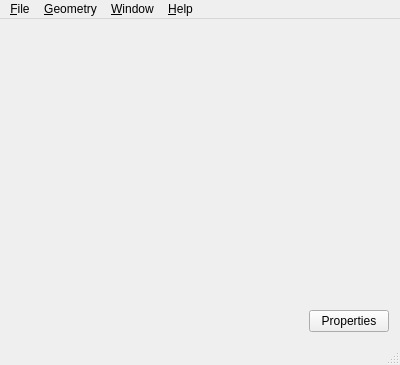
<?xml version="1.0" encoding="UTF-8"?>
<ui version="4.0">
 <class>MainWindow</class>
 <widget class="QMainWindow" name="MainWindow">
  <property name="geometry">
   <rect>
    <x>0</x>
    <y>0</y>
    <width>400</width>
    <height>365</height>
   </rect>
  </property>
  <property name="windowTitle">
   <string>Simple Qt4/VTK-7 Viewer</string>
  </property>
  <widget class="QWidget" name="m_centralWidget">
   <layout class="QVBoxLayout" name="verticalLayout">
    <item>
     <widget class="QWidget" name="m_plotsWidget" native="true">
      <property name="sizePolicy">
       <sizepolicy hsizetype="Preferred" vsizetype="Expanding">
        <horstretch>0</horstretch>
        <verstretch>0</verstretch>
       </sizepolicy>
      </property>
     </widget>
    </item>
    <item>
     <layout class="QHBoxLayout" name="horizontalLayout_2">
      <item>
       <spacer name="horizontalSpacer_2">
        <property name="orientation">
         <enum>Qt::Horizontal</enum>
        </property>
        <property name="sizeHint" stdset="0">
         <size>
          <width>40</width>
          <height>20</height>
         </size>
        </property>
       </spacer>
      </item>
      <item>
       <widget class="QPushButton" name="m_propertiesBtn">
        <property name="text">
         <string>Properties</string>
        </property>
       </widget>
      </item>
     </layout>
    </item>
   </layout>
  </widget>
  <widget class="QMenuBar" name="menuBar">
   <property name="geometry">
    <rect>
     <x>0</x>
     <y>0</y>
     <width>400</width>
     <height>19</height>
    </rect>
   </property>
   <widget class="QMenu" name="menuHelp">
    <property name="title">
     <string>&amp;File</string>
    </property>
    <addaction name="actionNew_Plot"/>
    <addaction name="action_Exit"/>
   </widget>
   <widget class="QMenu" name="menu_Help">
    <property name="title">
     <string>&amp;Help</string>
    </property>
    <addaction name="action_About"/>
   </widget>
   <widget class="QMenu" name="menuAdd">
    <property name="title">
     <string>&amp;Geometry</string>
    </property>
    <widget class="QMenu" name="menuBasic_Geometry">
     <property name="title">
      <string>Add &amp;Basic</string>
     </property>
     <addaction name="actionCube"/>
     <addaction name="actionSphere"/>
    </widget>
    <addaction name="menuBasic_Geometry"/>
    <addaction name="actionFrom_File"/>
   </widget>
   <widget class="QMenu" name="menu_Window">
    <property name="title">
     <string>&amp;Window</string>
    </property>
    <addaction name="action_Manage"/>
   </widget>
   <addaction name="menuHelp"/>
   <addaction name="menuAdd"/>
   <addaction name="menu_Window"/>
   <addaction name="menu_Help"/>
  </widget>
  <widget class="QStatusBar" name="statusBar"/>
  <action name="action_Exit">
   <property name="text">
    <string>&amp;Exit</string>
   </property>
  </action>
  <action name="action_About">
   <property name="text">
    <string>&amp;About</string>
   </property>
  </action>
  <action name="actionCube">
   <property name="text">
    <string>&amp;Cube</string>
   </property>
  </action>
  <action name="actionSphere">
   <property name="enabled">
    <bool>false</bool>
   </property>
   <property name="text">
    <string>Sphere</string>
   </property>
  </action>
  <action name="actionFrom_File">
   <property name="text">
    <string>Add F&amp;rom File...</string>
   </property>
  </action>
  <action name="actionNew_Plot">
   <property name="text">
    <string>New &amp;Plot</string>
   </property>
  </action>
  <action name="action_Manage">
   <property name="text">
    <string>&amp;Manage...</string>
   </property>
  </action>
 </widget>
 <layoutdefault spacing="6" margin="11"/>
 <resources/>
 <connections>
  <connection>
   <sender>action_Exit</sender>
   <signal>triggered()</signal>
   <receiver>MainWindow</receiver>
   <slot>close()</slot>
   <hints>
    <hint type="sourcelabel">
     <x>-1</x>
     <y>-1</y>
    </hint>
    <hint type="destinationlabel">
     <x>199</x>
     <y>182</y>
    </hint>
   </hints>
  </connection>
 </connections>
</ui>
